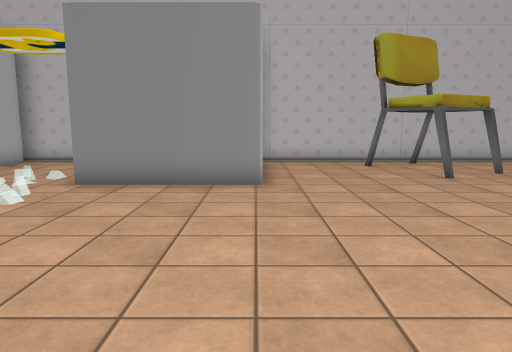
View 1 (above)

23 first-person views from a walk through a 3-D level made in the Unity game engine. The camera is 1.4 m above the floor, tilts 8° down and sees 70° across. The floor is counted in squares, 1 m on a side. Each view is taken from the middle of a square. On the plan, view 1 faces up. The plan holds only what a view shows up to about 16 squares ahead; the rest is blank. The place goes on beyond the plan. The player character is not drawn. Some animated figures are left out. Some surface patterns are stand-ins.

View 2
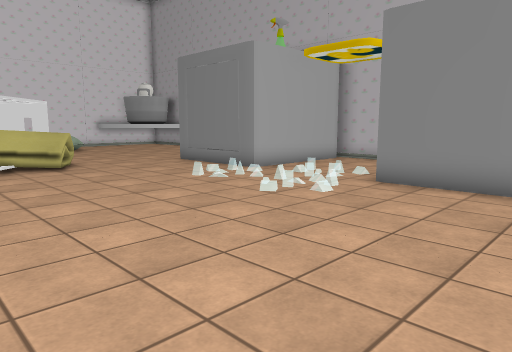

View 3
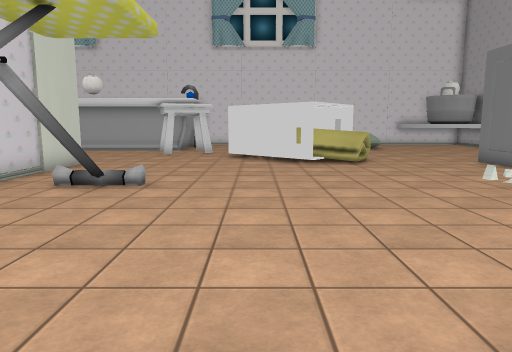

View 4
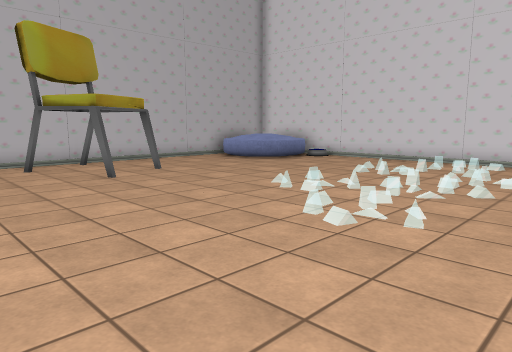

View 5
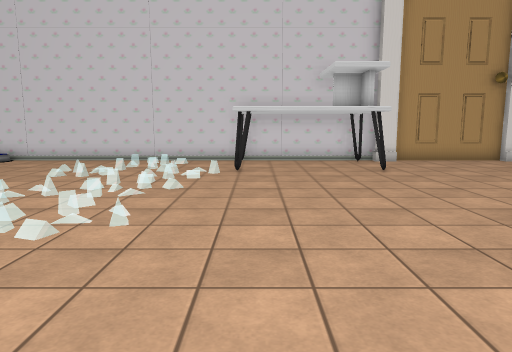

View 6
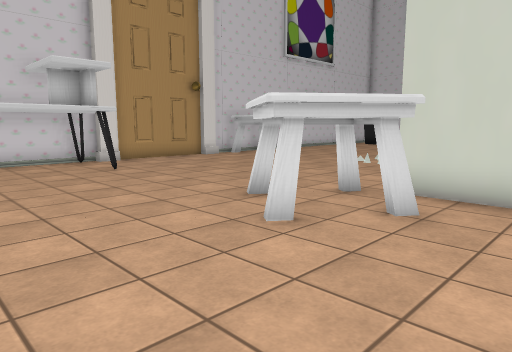

View 7
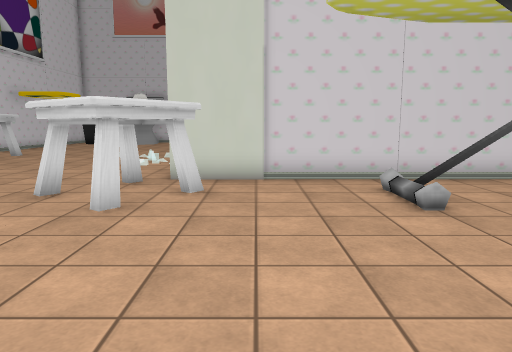

View 8
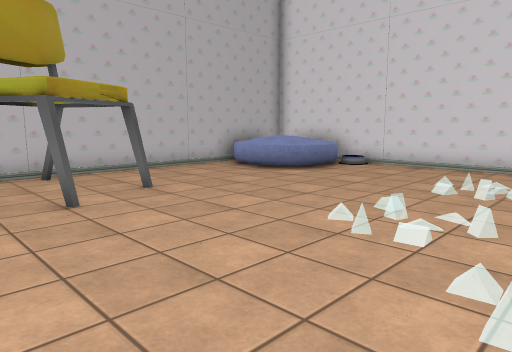

View 9
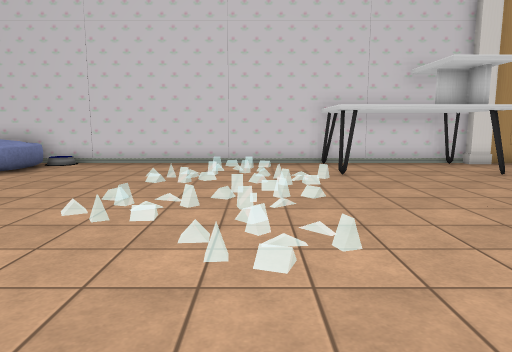

View 10
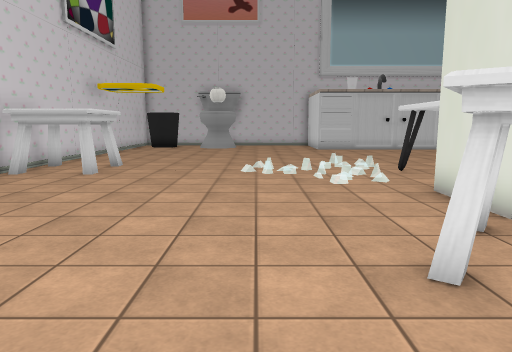

View 11
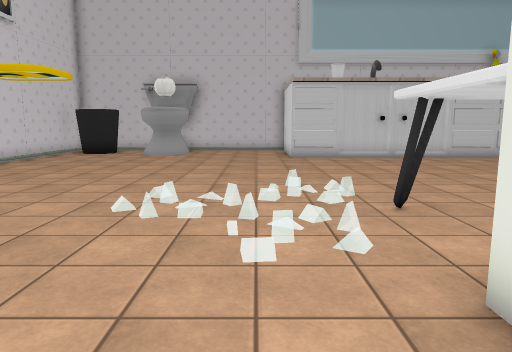

View 12
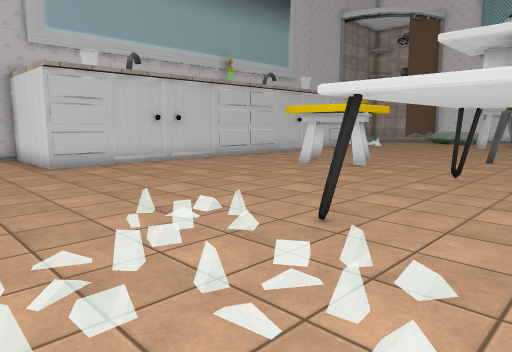

View 13
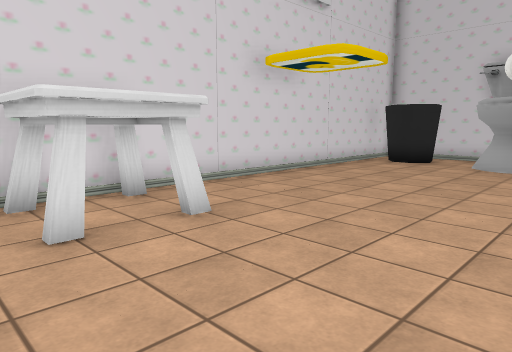

View 14
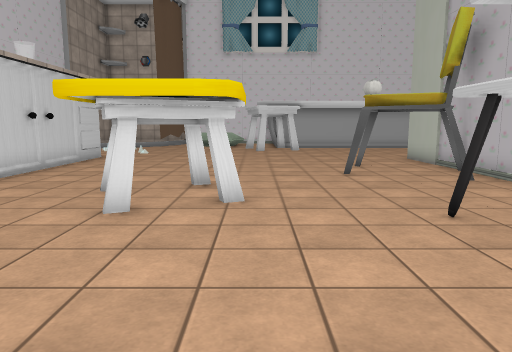

View 15
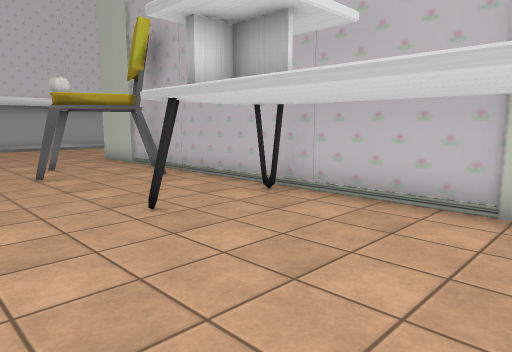

View 16
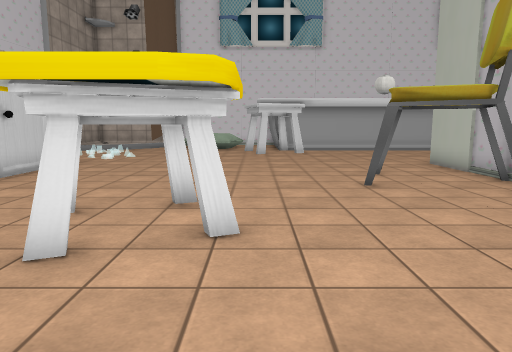

View 17
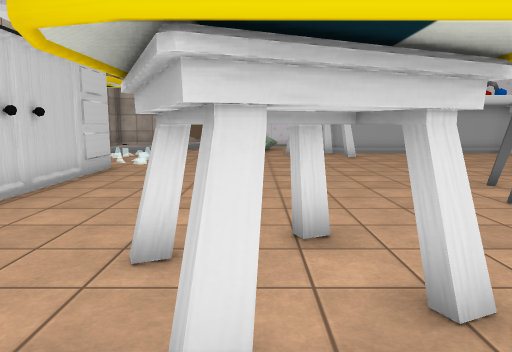

View 18
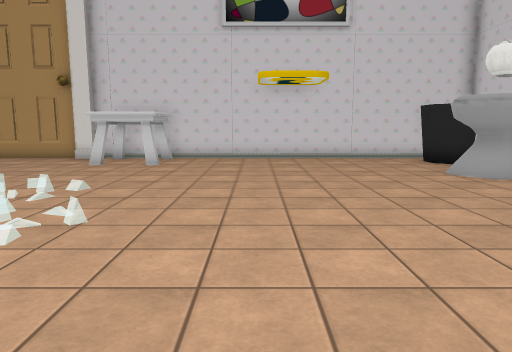

View 19
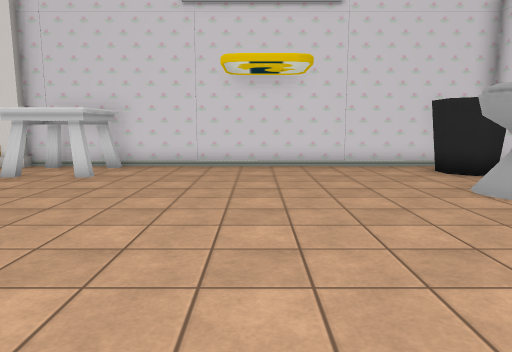

View 20
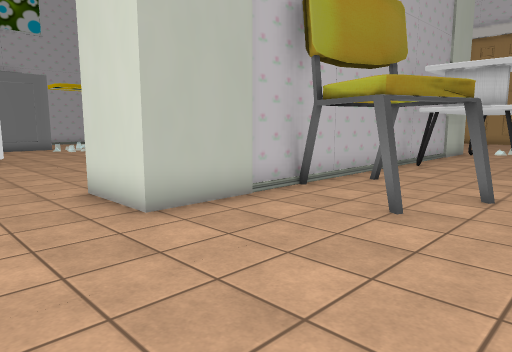

View 21
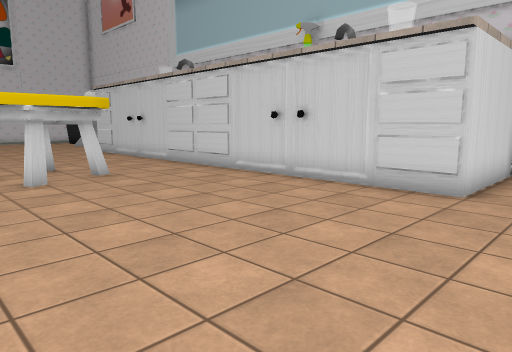

View 22
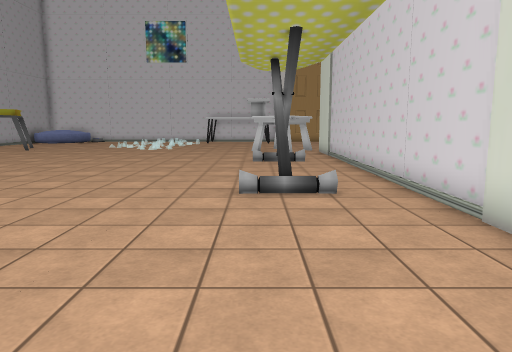

View 23
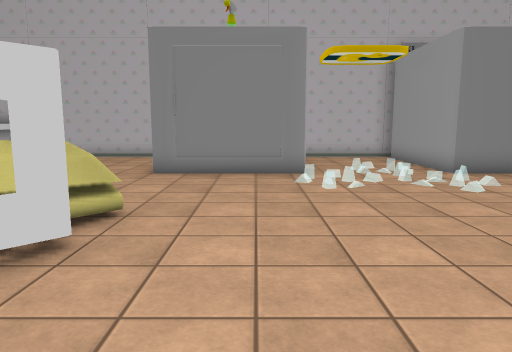

### Floor plan
Key: @ floor where view 1 was taken; # wall or solid block; . main floor; : floor 0.25 m higher than the main floor; / step, stairs or slope; = window, fence, low wall or low ledge; C chair; B bed; T table; S stool; A basket; O other object.
Columns run from 15 left of view 1 to 16 right of it. Each row starts with its distance up from view 1.
 14 #      ####    ################
 13 .       .. #   O.....C.....BB  #
 12 ..    # ...#    ...C.......BB B#
 11 ..    #....#    ......C....BBBB#
 10 ..   ## ...##   ....C.......BB##
  9 ..####O ...O###O...............#
  8 ........./.....................#
  7 ........///....................#
  6 .........................../...#
  5 .O........................//...#
  4  OO........................//..#
  3 OOOO......................:///.#
  2  OOO.................:....//...#
  1   O........................T..##
  0  O.............@...........T..##
 -1 O..............................#
 -2 ...............................#
 -3 ..............O.....S..........#
 -4 ........=##.##O....SSS.....TT.T#
 -5 ..................SSSS........##
 -6 ...###...........###S.........O
 -7 ...# ###############..........O
 -8 ...# ##.#####.######..........O
 -9 ...###.C.....O...##O..........O
-10 .........C...O......:.........##
-11 ......C.....................SS##
-12 ........C....O....OO........SSS#
-13 .......................:....SSS#
-14 ...............................#
-15 ...........S...................#
-16 ..........SSS..................#
-17 ..........SSS..................#
-18  .........SS...................#
-19 ...............................#
-20 ...............................#
-21 ...............................#
-22  .##################...........#
-23   #                #.  ..OO..A.#

Where each view was taken, in squares from view 1:
view 1: 0 up, 0 right, facing up
view 2: 0 up, 0 right, facing up-left
view 3: 0 up, 1 right, facing left
view 4: 0 up, 1 right, facing up-right
view 5: 0 up, 1 right, facing right
view 6: 1 up, 1 right, facing down-right
view 7: 3 up, 2 right, facing down
view 8: 3 up, 3 right, facing up-right
view 9: 3 up, 2 right, facing right
view 10: 1 down, 8 right, facing down
view 11: 6 down, 6 right, facing down
view 12: 9 down, 8 right, facing down-left
view 13: 10 down, 8 right, facing down-right
view 14: 15 down, 3 right, facing left
view 15: 15 down, 3 right, facing up-left
view 16: 15 down, 1 right, facing left
view 17: 17 down, 1 left, facing left
view 18: 17 down, 0 right, facing right
view 19: 18 down, 3 right, facing right
view 20: 14 down, 15 left, facing up-right
view 21: 14 down, 15 left, facing down-right
view 22: 3 down, 15 left, facing right
view 23: 2 down, 10 left, facing up
